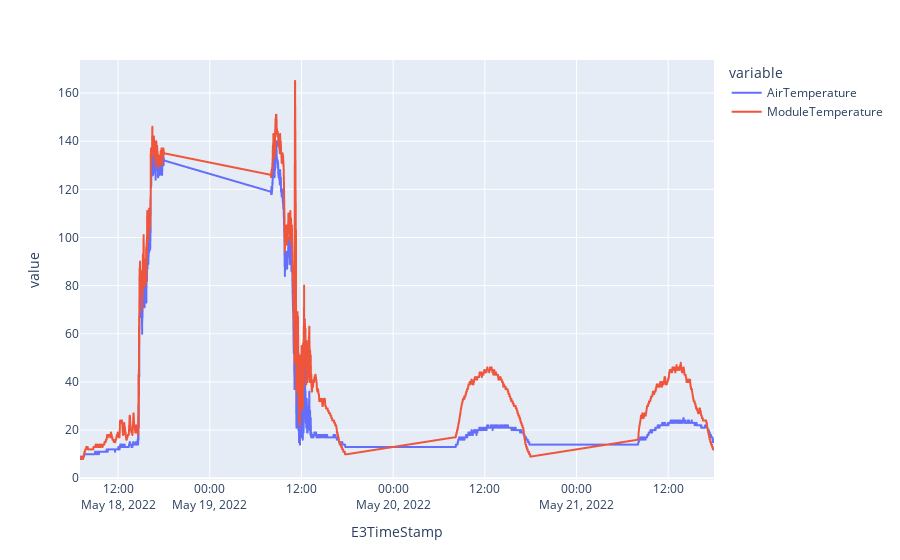

Notebook source saved alongside this figure:
### Code cell
df_periodo = df[(df.index >= '2022-05-18') & (df.index < '2022-05-22')]
plt.plot(x = df_periodo.index,y= [df_periodo['AirTemperature'],df_periodo['ModuleTemperature']], data_frame=df_periodo, kind='line')

### Figure 1 — Plotly figure (JSON) as saved in the notebook; plotly's stock layout.template omitted (floating-point values rounded to 4 significant figures; data arrays with more than 128 entries replaced by an {"elided": "..."} marker saying what was removed)
{"data": [{"hovertemplate": "variable=AirTemperature<br>E3TimeStamp=%{x}<br>value=%{y}<extra></extra>", "legendgroup": "AirTemperature", "line": {"color": "#636efa", "dash": "solid"}, "marker": {"symbol": "circle"}, "mode": "lines", "name": "AirTemperature", "showlegend": true, "type": "scattergl", "x": {"elided": "2460 str values"}, "xaxis": "x", "y": {"elided": "2460 int values"}, "yaxis": "y"}, {"hovertemplate": "variable=ModuleTemperature<br>E3TimeStamp=%{x}<br>value=%{y}<extra></extra>", "legendgroup": "ModuleTemperature", "line": {"color": "#EF553B", "dash": "solid"}, "marker": {"symbol": "circle"}, "mode": "lines", "name": "ModuleTemperature", "showlegend": true, "type": "scattergl", "x": {"elided": "2460 str values"}, "xaxis": "x", "y": {"elided": "2460 int values"}, "yaxis": "y"}], "layout": {"legend": {"title": {"text": "variable"}, "tracegroupgap": 0}, "margin": {"t": 60}, "xaxis": {"anchor": "y", "domain": [0, 1], "title": {"text": "E3TimeStamp"}}, "yaxis": {"anchor": "x", "domain": [0, 1], "title": {"text": "value"}}}}
